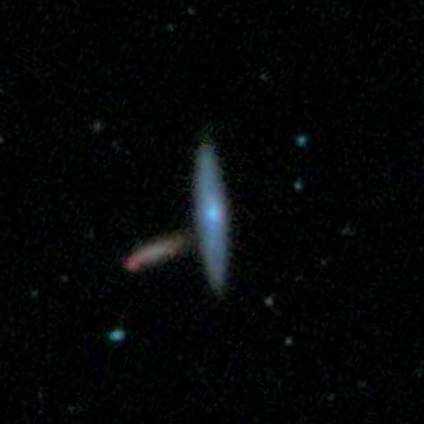
#> input picture inputs/100143.jpg, 424 x 424 px, given in place of Class0_0.jpg, which was not available
$ python Image_Crop.py
#> lines starting #> are read from the running program, lines starting #| are printed output that depends on the picture
#!/usr/bin/env python3
# coding: utf-8

from skimage.transform import resize
import matplotlib.image as mpimg
import sys
import argparse
import os
from glob import glob
import matplotlib.pyplot as plt

def crop_center(img):
    y,x = img.shape[0],img.shape[1]
    startx = x//2-(64//2)
    starty = y//2-(64//2)
    return img[starty:starty+64,startx:startx+64]

def parse_args(args):
    parser = argparse.ArgumentParser(description="Enter description here")
    parser.add_argument(
                "-i",
                "--input_dir",
                default=".",
                help="directory where input files will be read from"
            )

    parser.add_argument(
                "-o",
                "--output_dir",
                default=".",
                help="directory where output files will be written to"
            )

    return parser.parse_args(args)

if __name__ == '__main__':
    args = parse_args(sys.argv[1:])
    input_path = args.input_dir
    files = os.listdir(input_path)

    ORIG_SHAPE = (424,424)
    IMG_SHAPE = (64,64)

    dataset = [i for i in files if "Class" in i]
    for i in range(8):
        dataset.append('Class0_'+ str(i)+'.jpg')
    for i in range(8):
        dataset.append('Class1_'+ str(i)+'.jpg')
    for i in range(3):
        dataset.append('Class2_'+ str(i)+'.jpg')
    for i in range(4):
        dataset.append('Class3_'+ str(i)+'.jpg')
    for i in range(6):
        dataset.append('Class4_'+ str(i)+'.jpg')

    for file in dataset:
        img = plt.imread(file)
#> img is the input picture: shape (424, 424, 3); mean R, G, B 4.9, 7.1, 6.8
        c = crop_center(img)
#> in crop_center, `return img[starty:starty+64,startx:startx+64]`:
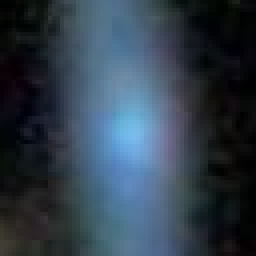
#> returned value: shape (64, 64, 3) (shown 4 times larger); mean of channels 0, 1, 2 48.3, 62.2, 75.4; drawn as R, G, B
        name = os.path.splitext(file)[0]
        mpimg.imsave(os.path.join(args.output_dir,'resized_' + name + '.jpg'), img)
#> pass 2 of the loop `for file in dataset:`:
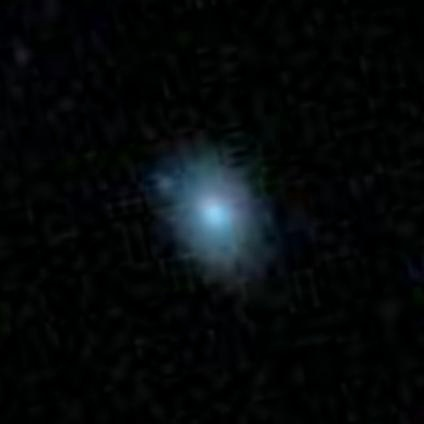
#> input picture inputs/100288.jpg, 424 x 424 px, given in place of Class0_1.jpg, which was not available
#> img is the input picture: shape (424, 424, 3); mean R, G, B 5.8, 9.1, 10.1
#> in crop_center (call 2), `return img[starty:starty+64,startx:startx+64]`:
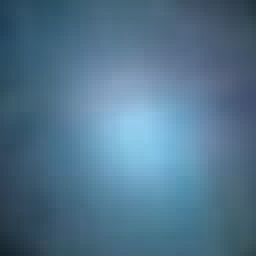
#> returned value: shape (64, 64, 3) (shown 4 times larger); mean of channels 0, 1, 2 80.8, 115.4, 139.4; drawn as R, G, B
#> (the run stopped early here; a loop or call above may not have finished)
